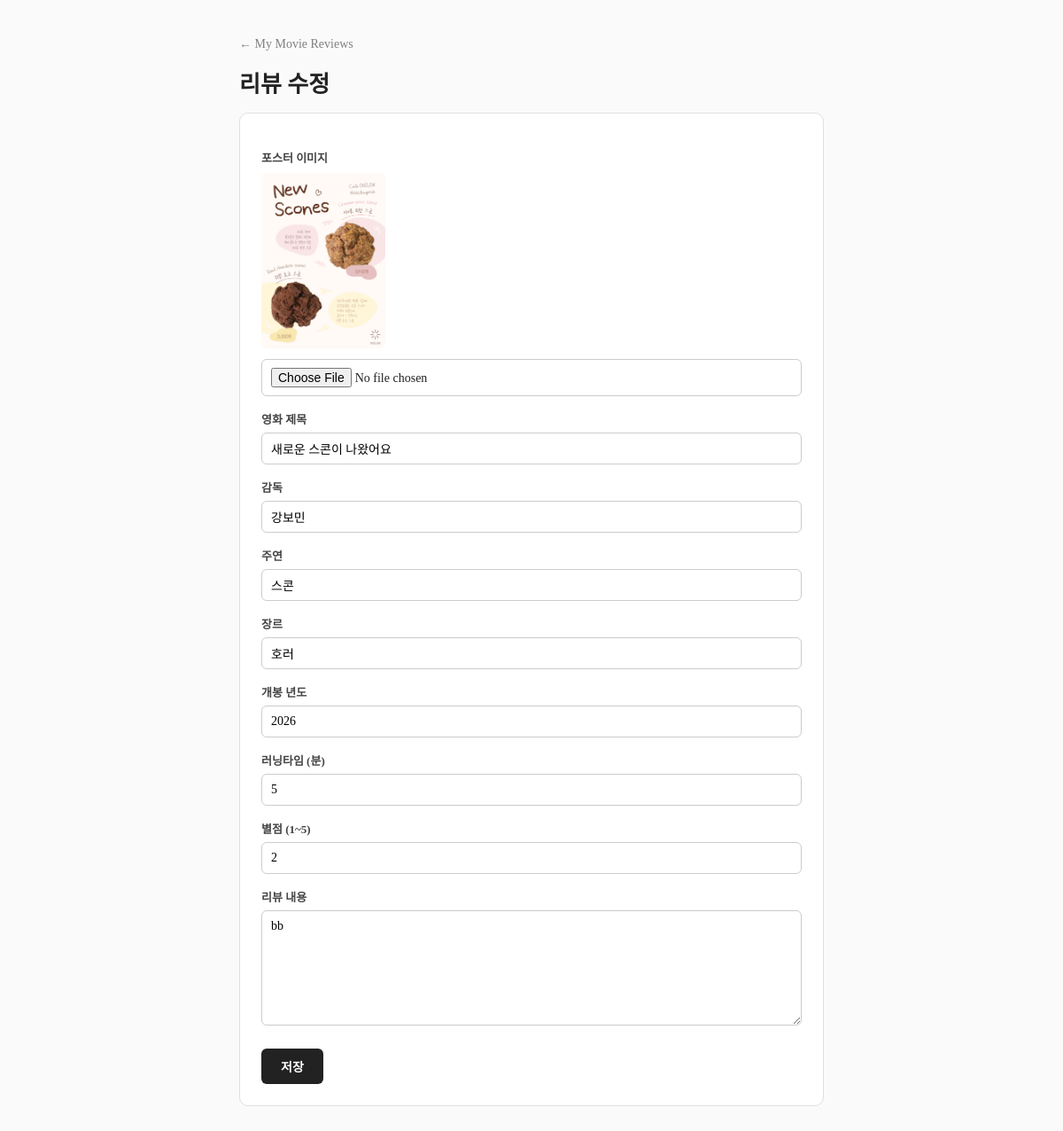
Page /reviews/4/update/ on the committed database.
### reviews/models.py (models this page shows, shortened)
class Review(models.Model):
    title = models.CharField(max_length=200)
    year = models.IntegerField()
    genre = models.CharField(max_length=200)
    score = models.IntegerField()
    director = models.CharField(max_length=200)
    actor = models.CharField(max_length=200)
    running_time = models.IntegerField()
    content = models.TextField()
    poster = models.ImageField(upload_to='posters/', blank=True, null=True)
    created_at = models.DateTimeField(auto_now_add=True)

### reviews/views.py (the view, shortened to what this page needs)
# urls.py: path('reviews/<int:pk>/update/', views.review_update, name='review_update'),
def review_update(request, pk):
    review = get_object_or_404(Review, pk=pk)
    return render(request, 'reviews/review_form.html', {'review': review})

### reviews/templates/reviews/review_form.html (shortened to what this page needs)
{% load static %}
<!DOCTYPE html>
<html lang="ko">
<head>
    <link rel="stylesheet" href="{% static 'reviews/review_form.css' %}">
</head>
<body>
    <a class="home-link" href="{% url 'review_list' %}">← My Movie Reviews</a>
    <h1>{% if review %}리뷰 수정{% else %}리뷰 작성{% endif %}</h1>
    <form method="post" enctype="multipart/form-data">
        <label for="poster">포스터 이미지</label>
        {% if review.poster %}
        <img class="poster-preview" src="{{ review.poster.url }}" alt="현재 포스터">
        {% endif %}
        <input type="file" id="poster" name="poster" accept="image/*">
        <label for="title">영화 제목</label>
        <input type="text" id="title" name="title" value="{{ review.title|default:'' }}" required>
        <label for="director">감독</label>
        <input type="text" id="director" name="director" value="{{ review.director|default:'' }}" required>
        <label for="actor">주연</label>
        <input type="text" id="actor" name="actor" value="{{ review.actor|default:'' }}" required>
        <label for="genre">장르</label>
        <input type="text" id="genre" name="genre" value="{{ review.genre|default:'' }}" required>
        <label for="year">개봉 년도</label>
        <input type="number" id="year" name="year" value="{{ review.year|default:'' }}" required>
        <label for="running_time">러닝타임 (분)</label>
        <input type="number" id="running_time" name="running_time" value="{{ review.running_time|default:'' }}" required>
        <label for="score">별점 (1~5)</label>
        <input type="number" id="score" name="score" min="1" max="5" value="{{ review.score|default:'' }}" required>
        <label for="content">리뷰 내용</label>
        <textarea id="content" name="content" required>{{ review.content|default:'' }}</textarea>
        <button class="save-btn" type="submit">저장</button>
    </form>
</body>
</html>

### reviews/static/reviews/review_form.css (style rules this page uses)
* { box-sizing: border-box; }
body { max-width: 700px; margin: 40px auto; padding: 0 20px; color: #222; background: #fafafa; }
.home-link { display: inline-block; text-decoration: none; color: gray; font-size: 14px; margin-bottom: 12px; }
h1 { font-size: 26px; margin: 4px 0 16px; }
form { background: white; padding: 24px; border-radius: 10px; border: 1px solid #e0e0e0; }
.poster-preview { display: block; width: 140px; border-radius: 6px; margin: 8px 0 12px; }
label { display: block; margin-top: 16px; margin-bottom: 6px; font-weight: 700; font-size: 13px; color: #444; }
input, textarea { width: 100%; padding: 9px 10px; border: 1px solid #ccc; border-radius: 6px; font-size: 14px; font-family: inherit; }
textarea { resize: vertical; min-height: 130px; }
.save-btn { margin-top: 22px; padding: 10px 22px; background: #222; color: white; border: none; border-radius: 6px; font-size: 14px; font-weight: 700; cursor: pointer; }

### rows in the picture
Review: poster (picture), title "새로운 스콘이 나왔어요", director "강보민", actor "스콘", genre "호러", year "2026", running_time "5", score "2", content "bb"
